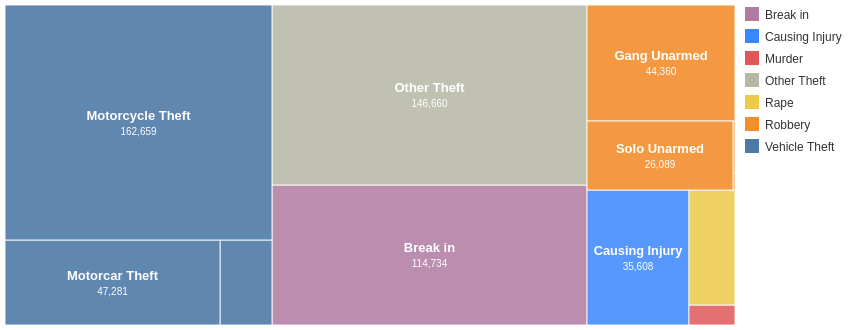

The Vega-Lite source for this figure:
### Vega specification from a JSON file in a GitHub repository (floating-point values rounded to 4 significant figures)
{"$schema": "https://vega.github.io/schema/vega/v5.json", "width": 840, "height": 320, "padding": 5, "autosize": "none", "signals": [{"name": "legendWidth", "value": 110}, {"name": "layoutWidth", "update": "width - legendWidth"}], "data": [{"name": "source", "values": [{"id": "root", "parent": null, "name": "All Crimes", "crimes": 0}, {"id": "Break in", "parent": "root", "name": "Break in", "crimes": 114734}, {"id": "Causing injury", "parent": "root", "name": "Causing Injury", "crimes": 35608}, {"id": "Murder", "parent": "root", "name": "Murder", "crimes": 2462}, {"id": "Other theft", "parent": "root", "name": "Other Theft", "crimes": 146660}, {"id": "Rape", "parent": "root", "name": "Rape", "crimes": 13868}, {"id": "Robbery", "parent": "root", "name": "Robbery", "crimes": 0}, {"id": "Gang Armed", "parent": "Robbery", "name": "Gang Armed", "crimes": 205}, {"id": "Gang Unarmed", "parent": "Robbery", "name": "Gang Unarmed", "crimes": 44360}, {"id": "Solo Armed", "parent": "Robbery", "name": "Solo Armed", "crimes": 67}, {"id": "Solo Unarmed", "parent": "Robbery", "name": "Solo Unarmed", "crimes": 26089}, {"id": "Vehicle theft", "parent": "root", "name": "Vehicle Theft", "crimes": 0}, {"id": "Lorry Theft", "parent": "Vehicle theft", "name": "Lorry Theft", "crimes": 11504}, {"id": "Motorcar Theft", "parent": "Vehicle theft", "name": "Motorcar Theft", "crimes": 47281}, {"id": "Motorcycle Theft", "parent": "Vehicle theft", "name": "Motorcycle Theft", "crimes": 162659}]}, {"name": "legend_data", "values": [{"name": "Break in", "color": "#B07AA1"}, {"name": "Causing Injury", "color": "#3A86FF"}, {"name": "Murder", "color": "#E15759"}, {"name": "Other Theft", "color": "#B7B7A4"}, {"name": "Rape", "color": "#EDC948"}, {"name": "Robbery", "color": "#F28E2B"}, {"name": "Vehicle Theft", "color": "#4E79A7"}], "transform": [{"type": "window", "ops": ["row_number"], "as": ["row"]}]}, {"name": "tree", "source": "source", "transform": [{"type": "stratify", "key": "id", "parentKey": "parent"}, {"type": "treemap", "field": "crimes", "sort": {"field": "value", "order": "descending"}, "round": true, "method": "squarify", "ratio": 1.618, "size": [{"signal": "layoutWidth"}, {"signal": "height"}]}]}, {"name": "nodes", "source": "tree", "transform": [{"type": "filter", "expr": "datum.children && datum.depth > 0"}]}, {"name": "leaves", "source": "tree", "transform": [{"type": "filter", "expr": "!datum.children && datum.depth > 0"}]}], "scales": [{"name": "color", "type": "ordinal", "domain": ["Vehicle theft", "Robbery", "Murder", "Rape", "Break in", "Causing injury", "Other theft"], "range": ["#4E79A7", "#F28E2B", "#E15759", "#EDC948", "#B07AA1", "#3A86FF", "#B7B7A4"]}], "marks": [{"type": "rect", "from": {"data": "nodes"}, "encode": {"update": {"x": {"field": "x0"}, "y": {"field": "y0"}, "x2": {"field": "x1"}, "y2": {"field": "y1"}, "fill": {"scale": "color", "field": "id"}, "opacity": {"value": 0.3}, "stroke": {"value": "#fff"}, "tooltip": {"signal": "{'Category': datum.name, 'Value': format(datum.value, ',')}"}}}}, {"type": "rect", "from": {"data": "leaves"}, "encode": {"update": {"x": {"field": "x0"}, "y": {"field": "y0"}, "x2": {"field": "x1"}, "y2": {"field": "y1"}, "fill": {"signal": "datum.parent === 'root' ? scale('color', datum.id) : scale('color', datum.parent)"}, "opacity": {"value": 0.85}, "stroke": {"value": "#fff"}, "tooltip": {"signal": "{'Type': datum.name, 'Total Crimes': format(datum.crimes, ',')}"}}}}, {"type": "text", "from": {"data": "leaves"}, "encode": {"update": {"x": {"signal": "0.5 * (datum.x0 + datum.x1)"}, "y": {"signal": "0.5 * (datum.y0 + datum.y1) - 7"}, "text": {"signal": "(datum.x1 - datum.x0) > 55 && (datum.y1 - datum.y0) > 28 ? datum.name : ''"}, "fill": {"value": "#fff"}, "align": {"value": "center"}, "baseline": {"value": "middle"}, "fontSize": {"signal": "clamp((datum.x1 - datum.x0)/8,9,13)"}, "fontWeight": {"value": "600"}}}}, {"type": "text", "from": {"data": "leaves"}, "encode": {"update": {"x": {"signal": "0.5 * (datum.x0 + datum.x1)"}, "y": {"signal": "0.5 * (datum.y0 + datum.y1) + 9"}, "text": {"signal": "(datum.x1 - datum.x0) > 65 && (datum.y1 - datum.y0) > 44 ? format(datum.crimes, ',') : ''"}, "fill": {"value": "#fff"}, "align": {"value": "center"}, "baseline": {"value": "middle"}, "fontSize": {"value": 10}}}}, {"type": "rect", "from": {"data": "legend_data"}, "encode": {"update": {"x": {"signal": "layoutWidth + 10"}, "y": {"signal": "datum.row * 22 - 20"}, "width": {"value": 14}, "height": {"value": 14}, "fill": {"field": "color"}}}}, {"type": "text", "from": {"data": "legend_data"}, "encode": {"update": {"x": {"signal": "layoutWidth + 30"}, "y": {"signal": "datum.row * 22 - 12"}, "text": {"field": "name"}, "fill": {"value": "#333"}, "fontSize": {"value": 12}, "baseline": {"value": "middle"}}}}]}
